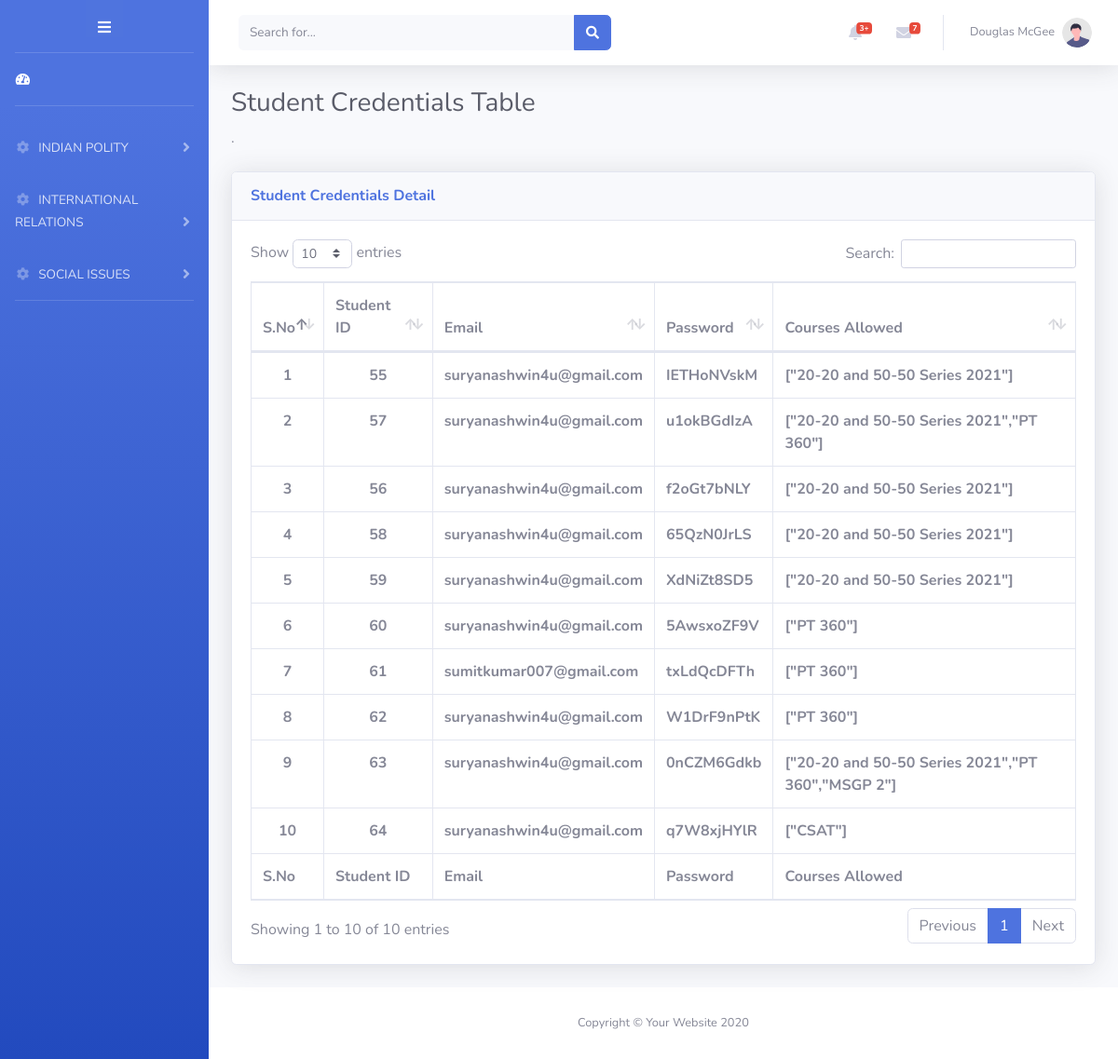
Page /dynamic_internal_courses/customer.php on the committed database.
### tables this page shows
CREATE TABLE `student_lms_credentials` (
  `id` int(11) NOT NULL,
  `email_id` varchar(100) NOT NULL,
  `password` varchar(100) NOT NULL,
  `courses_allowed` varchar(255) NOT NULL
);

### dynamic_internal_courses/customer.php (the view, shortened to what this page needs)
<!DOCTYPE html>
<html lang="en">
<head>
    <link href="vendor/fontawesome-free/css/all.min.css" rel="stylesheet" type="text/css">
    <link href="css/sb-admin-2.min.css" rel="stylesheet">
    <link href="vendor/datatables/dataTables.bootstrap4.min.css" rel="stylesheet">
</head>
<body id="page-top">
    <div id="wrapper">
        <?php include './sidebar.php'; ?>
        <div id="content-wrapper" class="d-flex flex-column">
            <div id="content">
                <nav class="navbar navbar-expand navbar-light bg-white topbar mb-4 static-top shadow">
                    <form
                        class="d-none d-sm-inline-block form-inline mr-auto ml-md-3 my-2 my-md-0 mw-100 navbar-search">
                        <div class="input-group">
                            <input type="text" class="form-control bg-light border-0 small" placeholder="Search for..."
                                aria-label="Search" aria-describedby="basic-addon2">
                            <div class="input-group-append">
                                <button class="btn btn-primary" type="button">
                                    <i class="fas fa-search fa-sm"></i>
                                </button>
                            </div>
                        </div>
                    </form>
                    <ul class="navbar-nav ml-auto">
                        <li class="nav-item dropdown no-arrow mx-1">
                            <a class="nav-link dropdown-toggle" href="#" id="alertsDropdown" role="button"
                                data-toggle="dropdown" aria-haspopup="true" aria-expanded="false">
                                <i class="fas fa-bell fa-fw"></i>
                                <span class="badge badge-danger badge-counter">3+</span>
                            </a>
                        </li>
                        <li class="nav-item dropdown no-arrow mx-1">
                            <a class="nav-link dropdown-toggle" href="#" id="messagesDropdown" role="button"
                                data-toggle="dropdown" aria-haspopup="true" aria-expanded="false">
                                <i class="fas fa-envelope fa-fw"></i>
                                <span class="badge badge-danger badge-counter">7</span>
                            </a>
                        </li>
                        <li class="nav-item dropdown no-arrow">
                            <a class="nav-link dropdown-toggle" href="#" id="userDropdown" role="button"
                                data-toggle="dropdown" aria-haspopup="true" aria-expanded="false">
                                <span class="mr-2 d-none d-lg-inline text-gray-600 small">Douglas McGee</span>
                                <img class="img-profile rounded-circle"
                                    src="img/undraw_profile.svg">
                            </a>
                        </li>
                    </ul>
                </nav>
                <div class="container-fluid">
                    <h1 class="h3 mb-2 text-gray-800"> Student Credentials Table</h1>
                    <p class="mb-4"> .</p>
                    <div class="card shadow mb-4">
                        <div class="card-header py-3">
                            <h6 class="m-0 font-weight-bold text-primary"> Student Credentials Detail</h6>
                        </div>
                        <div class="card-body">
                            <div class="table-responsive">
                                <table class="table table-bordered" id="dataTable" width="100%" cellspacing="0">
                                    <thead>
                                        <tr>
                                            <th>S.No</th>
                                            <th>Student ID</th>
                                            <th> Email</th>
                                            <th>Password</th>
                                            <th>Courses Allowed</th>
                                        </tr>
                                    </thead>
                                    <tfoot>
                                        <tr>
                                             <th>S.No</th>
                                             <th>Student ID</th>
                                            <th> Email</th>
                                            <th>Password</th>
                                            <th>Courses Allowed</th>
                                        </tr>
                                    </tfoot>
                                    <tbody>
                                        <?php
                                        include './db.php';
                                        $sql = "SELECT * FROM student_lms_credentials ";
                                            $result = mysqli_query($conn,$sql);
                                            $S_No=0;
                                              while( $row = mysqli_fetch_array( $result ) )
                                              {
                                                $S_No++;
                                          ?>
                                             <tr>
                                             <th style="text-align: center"><?php   echo $S_No;  ?> </th>
                                             <th style="text-align: center"><?php echo $row['id']  ?> </th>
                                             <th><?php echo $row['email_id']  ?></th>
                                              <th ><?php echo $row['password']  ?></th>
                                            <th style=""><?php echo $row['courses_allowed']  ?></th>
                                            </tr>
                                         <?php  }?>
                                    </tbody>
                                </table>
                            </div>
                        </div>
                    </div>
                </div>
            </div>
            <footer class="sticky-footer bg-white">
                <div class="container my-auto">
                    <div class="copyright text-center my-auto">
                        <span>Copyright &copy; Your Website 2020</span>
                    </div>
                </div>
            </footer>
        </div>
    </div>
</body>
</html>

### dynamic_internal_courses/sidebar.php (shortened to what this page needs)
<!DOCTYPE html>
<html lang="en">
<head>
    <link href="vendor/fontawesome-free/css/all.min.css" rel="stylesheet" type="text/css">
    <link href="css/sb-admin-2.min.css" rel="stylesheet">
</head>
<body>
<ul class="navbar-nav bg-gradient-primary sidebar sidebar-dark accordion" id="accordionSidebar">
<div class="text-center d-none d-md-inline">
    <button class=" border-0" id="sidebarToggle">
        <i class="fa fa-bars" aria-hidden="true" style="color:white;margin-top: 20px;"></i>
    </button>
</div>
<hr class="sidebar-divider my-0">
<li class="nav-item active">
    <a class="nav-link" >
        <i class="fas fa-fw fa-tachometer-alt"></i>
        <span><?php echo $course_name; ?></span></a>
</li>
<hr class="sidebar-divider">
<?php
include "./db.php";
$sql= "SELECT `course_plan` FROM `courses_description`";
if($result = mysqli_query($conn,$sql)){
   $row = mysqli_fetch_row($result);
   $json_decode=json_decode($row[0],true);
   $dropdown_array= array("A","B","C","D","E","F","G","H","I","J","K","L","M","N","O","P","Q","R","S","T","U","V","W","X","Y","Z");
    $i=1;
    foreach ($json_decode as $key => $value_array){
        echo "<li class='nav-item'>
               <a class='nav-link collapsed' href='#' data-toggle='collapse' data-target='#".$dropdown_array[$i]."'
                    aria-expanded='true' >
                    <i class='fas fa-fw fa-cog'></i>
                    <span>".$key."</span>
               </a>
               <div id='".$dropdown_array[$i]."' class='collapse' aria-labelledby='headingTwo' data-parent='#accordionSidebar' >
                    <div class='bg-white py-2 collapse-inner rounded'>";
        $i++;
        echo "</div></div></li>";
        }
    }
    else
    {
    echo "query failed";
    }
?>
<hr class="sidebar-divider d-none d-md-block">
</ul>
</body>
</html>

### rows in the picture
student_lms_credentials: id "55", email "suryanashwin4u@gmail.com", password "IETHoNVskM", courses_allowed "[\"20-20 and 50-50 Series 2021\"]"
student_lms_credentials: id "57", email "suryanashwin4u@gmail.com", password "u1okBGdIzA", courses_allowed "[\"20-20 and 50-50 Series 2021\",\"PT 360\"]"
student_lms_credentials: id "56", email "suryanashwin4u@gmail.com", password "f2oGt7bNLY", courses_allowed "[\"20-20 and 50-50 Series 2021\"]"
student_lms_credentials: id "58", email "suryanashwin4u@gmail.com", password "65QzN0JrLS", courses_allowed "[\"20-20 and 50-50 Series 2021\"]"
student_lms_credentials: id "59", email "suryanashwin4u@gmail.com", password "XdNiZt8SD5", courses_allowed "[\"20-20 and 50-50 Series 2021\"]"
student_lms_credentials: id "60", email "suryanashwin4u@gmail.com", password "5AwsxoZF9V", courses_allowed "[\"PT 360\"]"
student_lms_credentials: id "61", email "sumitkumar007@gmail.com", password "txLdQcDFTh", courses_allowed "[\"PT 360\"]"
student_lms_credentials: id "62", email "suryanashwin4u@gmail.com", password "W1DrF9nPtK", courses_allowed "[\"PT 360\"]"
student_lms_credentials: id "63", email "suryanashwin4u@gmail.com", password "0nCZM6Gdkb", courses_allowed "[\"20-20 and 50-50 Series 2021\",\"PT 360\",\"MSGP 2\"]"
student_lms_credentials: id "64", email "suryanashwin4u@gmail.com", password "q7W8xjHYlR", courses_allowed "[\"CSAT\"]"

### other values in the picture
$key "INDIAN POLITY"
$key "INTERNATIONAL RELATIONS"
$key "SOCIAL ISSUES"
